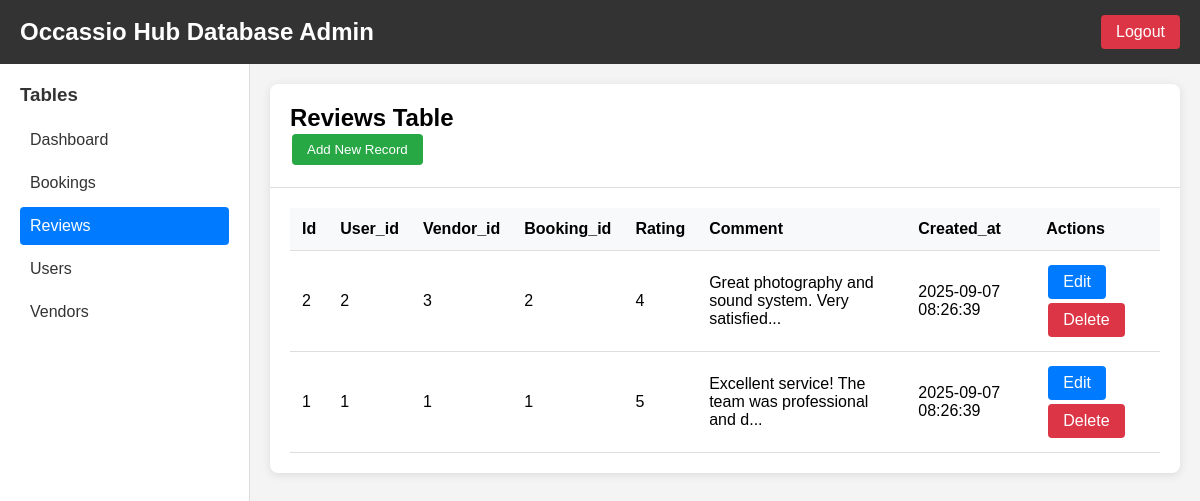
/admin/dashboard.php?action=table&table=reviews (signed in), run on the app's committed database.
### tables this page shows
CREATE TABLE reviews (
    id INT AUTO_INCREMENT PRIMARY KEY,
    user_id INT NOT NULL,
    vendor_id INT NOT NULL,
    booking_id INT NOT NULL,
    rating INT NOT NULL CHECK (rating >= 1 AND rating <= 5),
    comment TEXT,
    created_at TIMESTAMP DEFAULT CURRENT_TIMESTAMP,
    FOREIGN KEY (user_id) REFERENCES users(id) ON DELETE CASCADE,
    FOREIGN KEY (vendor_id) REFERENCES vendors(id) ON DELETE CASCADE,
    FOREIGN KEY (booking_id) REFERENCES bookings(id) ON DELETE CASCADE,
    UNIQUE KEY unique_booking_review (booking_id),
    INDEX idx_vendor_id (vendor_id),
    INDEX idx_rating (rating)
);

### admin/dashboard.php (the view, shortened to what this page needs)
        <?php
try {
    $database = new Database();
    $db = $database->getConnection();
} catch (Exception $e) {
    die("Database connection failed: " . $e->getMessage());
}
$action = $_GET['action'] ?? 'dashboard';
$table = $_GET['table'] ?? '';
function getTableData($db, $table, $limit = 50) {
    try {
        $stmt = $db->prepare("SELECT * FROM $table ORDER BY id DESC LIMIT $limit");
        $stmt->execute();
        return $stmt->fetchAll(PDO::FETCH_ASSOC);
    } catch (Exception $e) {
        return [];
    }
}
function getTables($db) {
    try {
        $stmt = $db->prepare("SHOW TABLES");
        $stmt->execute();
        return $stmt->fetchAll(PDO::FETCH_COLUMN);
    } catch (Exception $e) {
        return [];
    }
}
$tables = getTables($db);
?>
<!DOCTYPE html>
<html lang="en">
<head>
</head>
<body>
    <div class="header">
        <h1>Occassio Hub Database Admin</h1>
        <a href="?action=logout" class="logout">Logout</a>
    </div>
    <div class="container">
        <div class="sidebar">
            <h3>Tables</h3>
            <a href="?action=dashboard" class="<?php echo $action === 'dashboard' ? 'active' : ''; ?>">Dashboard</a>
            <?php foreach ($tables as $table_name): ?>
                <a href="?action=table&table=<?php echo $table_name; ?>"
                   class="<?php echo $action === 'table' && $table === $table_name ? 'active' : ''; ?>">
                    <?php echo ucfirst($table_name); ?>
                </a>
            <?php endforeach; ?>
        </div>
        <div class="main-content">
            <?php if ($action === 'dashboard'): ?>
                <div class="card">
                    <div class="card-header">
                        <h2>Database Overview</h2>
                    </div>
                    <div class="card-body">
                        <div class="stats">
                            <?php foreach ($tables as $table_name): ?>
                                <?php
                                $count = 0;
                                try {
                                    $stmt = $db->prepare("SELECT COUNT(*) FROM $table_name");
                                    $stmt->execute();
                                    $count = $stmt->fetchColumn();
                                } catch (Exception $e) {
                                    $count = 0;
                                }
                                ?>
                                <div class="stat-card">
                                    <div class="stat-number"><?php echo $count; ?></div>
                                    <div class="stat-label"><?php echo ucfirst($table_name); ?></div>
                                </div>
                            <?php endforeach; ?>
                        </div>
                        <h3>Recent Activity</h3>
                        <div class="table-responsive">
                            <table class="table">
                                <thead>
                                    <tr>
                                        <th>Table</th>
                                        <th>Action</th>
                                        <th>Time</th>
                                    </tr>
                                </thead>
                                <tbody>
                                    <tr>
                                        <td>All Tables</td>
                                        <td>Database accessed</td>
                                        <td><?php echo date('Y-m-d H:i:s'); ?></td>
                                    </tr>
                                </tbody>
                            </table>
                        </div>
                    </div>
                </div>
            <?php elseif ($action === 'table' && $table): ?>
                <div class="card">
                    <div class="card-header">
                        <h2><?php echo ucfirst($table); ?> Table</h2>
                        <button class="btn btn-success" onclick="showAddModal()">Add New Record</button>
                    </div>
                    <div class="card-body">
                        <?php
                        $data = getTableData($db, $table);
                        ?>
                        <?php if (!empty($data)): ?>
                            <div class="table-responsive">
                                <table class="table">
                                    <thead>
                                        <tr>
                                            <?php foreach (array_keys($data[0]) as $column): ?>
                                                <th><?php echo ucfirst($column); ?></th>
                                            <?php endforeach; ?>
                                            <th>Actions</th>
                                        </tr>
                                    </thead>
                                    <tbody>
                                        <?php foreach ($data as $row): ?>
                                            <tr>
                                                <?php foreach ($row as $value): ?>
                                                    <td>
                                                        <?php
                                                        if (is_string($value) && strlen($value) > 50) {
                                                            echo htmlspecialchars(substr($value, 0, 50)) . '...';
                                                        } else {
                                                            echo htmlspecialchars($value);
                                                        }
                                                        ?>
                                                    </td>
                                                <?php endforeach; ?>
                                                <td>
                                                    <a href="?action=edit&table=<?php echo $table; ?>&id=<?php echo $row['id']; ?>"
                                                       class="btn btn-primary">Edit</a>
                                                    <a href="?action=delete&table=<?php echo $table; ?>&id=<?php echo $row['id']; ?>"
                                                       class="btn btn-danger"
                                                       onclick="return confirm('Are you sure you want to delete this record?')">Delete</a>
                                                </td>
                                            </tr>
                                        <?php endforeach; ?>
                                    </tbody>
                                </table>
                            </div>
                        <?php else: ?>
                            <p>No data found in this table.</p>
                        <?php endif; ?>
                    </div>
                </div>
            <?php endif; ?>
        </div>
    </div>
</body>
</html>

### admin/dashboard.php (style rules this page uses)
* { margin: 0; padding: 0; box-sizing: border-box; }
body { font-family: Arial, sans-serif; background: #f4f4f4; }
.header { background: #333; color: white; padding: 15px 20px; display: flex; justify-content: space-between; align-items: center; }
.header h1 { font-size: 24px; }
.logout { color: white; text-decoration: none; padding: 8px 15px; background: #dc3545; border-radius: 4px; }
.container { display: flex; min-height: calc(100vh - 70px); }
.sidebar { width: 250px; background: white; border-right: 1px solid #ddd; padding: 20px; }
.sidebar h3 { margin-bottom: 15px; color: #333; }
.sidebar a { display: block; padding: 10px; color: #333; text-decoration: none; border-radius: 4px; margin-bottom: 5px; }
.sidebar a.active { background: #007bff; color: white; }
.main-content { flex: 1; padding: 20px; }
.card { background: white; border-radius: 8px; box-shadow: 0 2px 10px rgba(0,0,0,0.1); margin-bottom: 20px; }
.card-header { padding: 20px; border-bottom: 1px solid #ddd; }
.card-body { padding: 20px; }
.table { width: 100%; border-collapse: collapse; }
.table th, .table td { padding: 12px; text-align: left; border-bottom: 1px solid #ddd; }
.table th { background: #f8f9fa; font-weight: bold; }
.btn { padding: 8px 15px; border: none; border-radius: 4px; cursor: pointer; text-decoration: none; display: inline-block; margin: 2px; }
.btn-primary { background: #007bff; color: white; }
.btn-danger { background: #dc3545; color: white; }
.btn-success { background: #28a745; color: white; }

### data on the page
reviews: value "2", vendor "3", rating "4", comment "Great photography and sound system. Very satisfied", created_at "2025-09-07 08:26:39"
reviews: value "1", rating "5", comment "Excellent service! The team was professional and d", created_at "2025-09-07 08:26:39"

### other printed values
$table_name "Bookings"
$table_name "Reviews"
$table_name "Users"
$table_name "Vendors"
$table "Reviews"
$column "Id"
$column "User_id"
$column "Vendor_id"
$column "Booking_id"
$column "Rating"
$column "Comment"
$column "Created_at"
